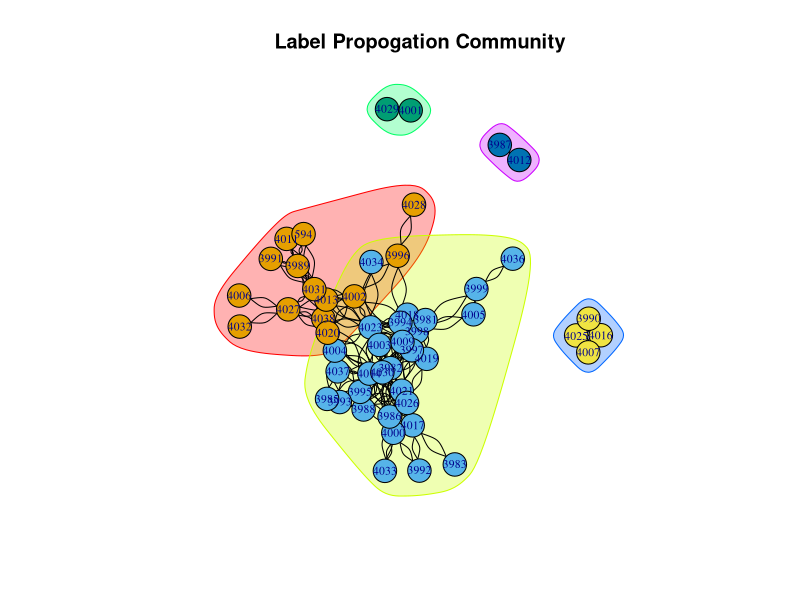

Recreate this plot in R. (Note: this script raises an error after producing the figure.)
library("igraph")
setwd("C:\\Users\\shaun\\OneDrive\\Desktop\\FOSSEE\\codes")

start_time = Sys.time()
# Note: for privacy purposes, the real names were removed from the dataset and each user was assigned a unique number
# the dataset used can be found online
# Loading the dataset
network = read.csv("data.csv", header = FALSE, sep = " ", col.names = c("Source", "Target"))
y = data.frame(network$Source, network$Target)
net = graph.data.frame(y,directed=F)

# converting data to igraph format
GraphNetwork = graph.data.frame(network, directed = F)
GraphNetwork = connect(GraphNetwork, 100, mode = c("all", "out", "in", "total"))


#Label propagation Algorithm

LabelNetwork = label.propagation.community(GraphNetwork)
str(LabelNetwork)
is_hierarchical(LabelNetwork)

clusternet =cluster_label_prop(net)
plot(clusternet, net,vertex.size=13,vertex.label.cex=0.7,edge.arrow.distance=1, edge.color = "black", main = "Label Propogation Community",layout = layout.fruchterman.reingold) 

end_time = Sys.time()

# Computation time = 
end_time - start_time

# Algorithm used for clustering
algorithm(clusternet)

# hierarchy level at which each node cuts out
cut_at(clusternet,steps = 5)

# Total communities found = 
max(membership(clusternet))

# Communities = 
communities(clusternet)

# modularity of this clustered network = 
modularity(clusternet)

# Suggested no. of communities for maximum modularity = 
length(cluster_optimal(GraphNetwork))

# Suggested modularity = 
modularity(cluster_optimal(GraphNetwork))
